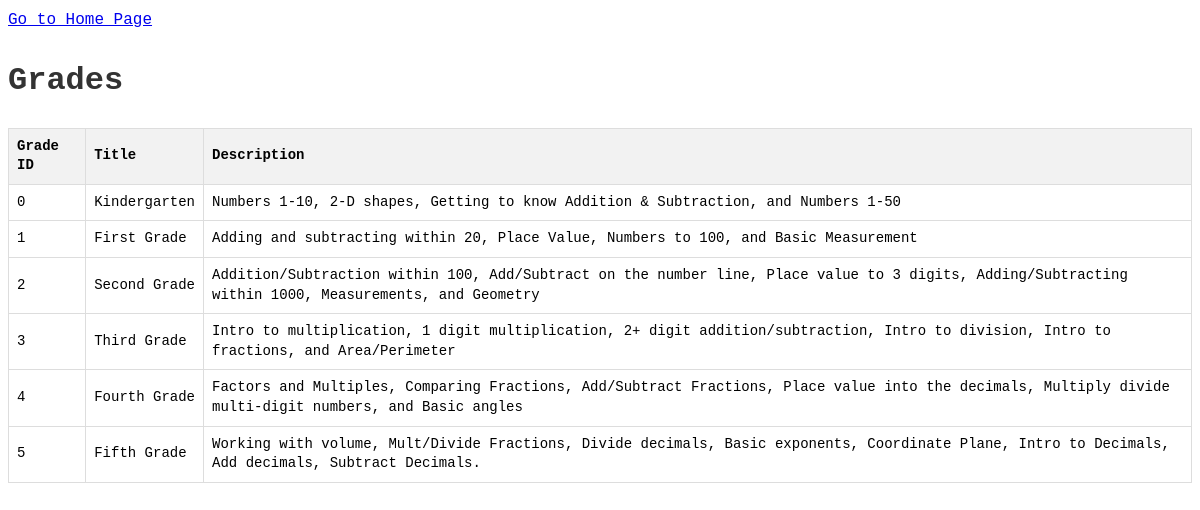
Page /all-grades/ on the committed database.
### app/models.py (models this page shows, shortened)
class Grade(models.Model):
    grade_id = models.IntegerField(default=1)
    title = models.CharField(max_length=255)
    description = models.TextField()
    units = models.ManyToManyField('Unit', related_name='grades')

### app/views.py (the view)
# urls.py: path('all-grades/', grades, name="all_grades"),
def grades(request):
    grades = Grade.objects.all()
    return render(request, 'grades.html', {'grades': grades})

### app/templates/grades.html (shortened to what this page needs)
{% load static %}
<!DOCTYPE html>
<html lang="en">
<head>
    <link rel="stylesheet" type="text/css" href="{% static 'css/styles.css' %}">
</head>
<body>
    <a href="{% url 'home' %}">Go to Home Page</a>
    <h1>Grades</h1>
    <table border="1">
        <thead>
            <tr>
                <th>Grade ID</th>
                <th>Title</th>
                <th>Description</th>
            </tr>
        </thead>
        <tbody>
            {% for grade in grades %}
                <tr>
                    <td>{{ grade.grade_id }}</td>
                    <td>{{ grade.title }}</td>
                    <td>{{ grade.description }}</td>
                </tr>
            {% endfor %}
        </tbody>
    </table>
</body>
</html>

### app/static/css/styles.css (style rules this page uses)
body { font-family: 'Menlo', 'Monaco', 'Courier New', monospace; font-size: 16px; line-height: 1.6; }
h1 { color: #333; }
table { width: 100%; border-collapse: collapse; margin-top: 20px; }
th, td { border: 1px solid #ddd; padding: 8px; text-align: left; font-family: 'Menlo', 'Monaco', 'Courier New', monospace; font-size: 14px; line-height: 1.4; }
th { background-color: #f2f2f2; }

### rows in the picture
Grade: grade_id "0", title "Kindergarten", description "Numbers 1-10, 2-D shapes, Getting to know Addition & Subtraction, and Numbers 1-50"
Grade: grade_id "1", title "First Grade", description "Adding and subtracting within 20, Place Value, Numbers to 100, and Basic Measurement"
Grade: grade_id "2", title "Second Grade", description "Addition/Subtraction within 100, Add/Subtract on the number line, Place value to 3 digits, Adding/Subtracting within 1000, Measurements, and Geometry"
Grade: grade_id "3", title "Third Grade", description "Intro to multiplication, 1 digit multiplication, 2+ digit addition/subtraction, Intro to division, Intro to fractions, and Area/Perimeter"
Grade: grade_id "4", title "Fourth Grade", description "Factors and Multiples, Comparing Fractions, Add/Subtract Fractions, Place value into the decimals, Multiply divide multi-digit numbers, and Basic angles"
Grade: grade_id "5", title "Fifth Grade", description "Working with volume, Mult/Divide Fractions, Divide decimals, Basic exponents, Coordinate Plane, Intro to Decimals, Add decimals, Subtract Decimals."
